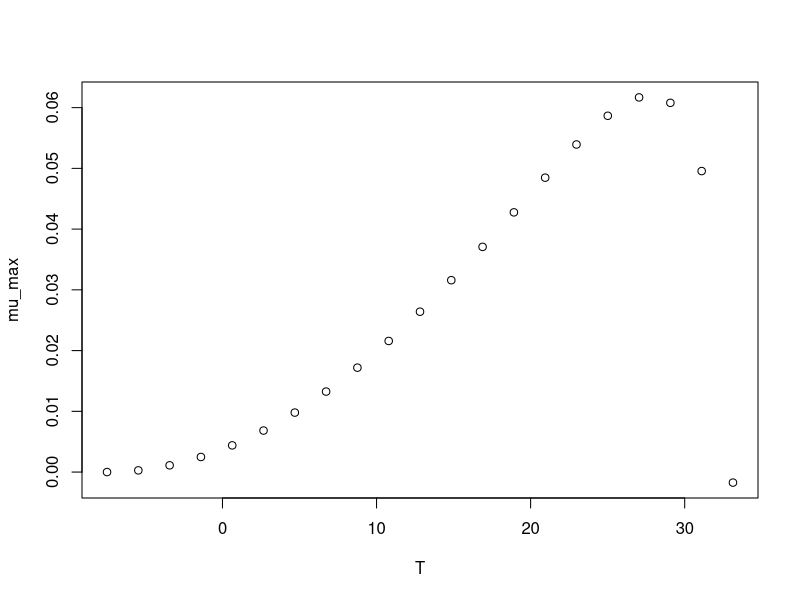

The R source for this figure:
#############################
# start of Parameter script
#############################
T <- seq(-7.49250749250749,33.1331,length.out=21)
#############################
# end of Parameter script
#############################
############################# 
# start of Model script Gropin ID 382 
#############################
 
# constant coefficients for this model
 
variables <- data.frame(T)
argumentsPar <- expand.grid(variables)
 
# heart of the model
response_surface <- function(T) {
   mumax <-(6.2*(10^-2)*(T-33.1)*((T+7.5)^2))/((27.8+7.5)*((27.8+7.5)*(T-27.8)-(27.8-33.1)*(27.8-7.5-2*T)))

return(mumax=mumax)
} 

# output parameters
mumax <- cbind(argumentsPar,response_surface(argumentsPar['T']))
colnames(mumax) <- c(colnames(argumentsPar),'mumax')
#############################
# End of Model script
#############################
############################# 
# start of Visualisation script Gropin ID 382 
#############################
plot(T,mumax$mumax,
                          xlab='T',
                          ylab='mu_max')
#############################
# End of Visualisation script
#############################
